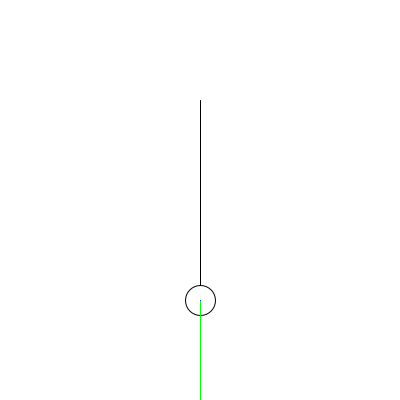
Frame 1 (no input)
Frame 60 (the mouse pressed at the canvas centre just before this capture): identical to frame 1, image omitted
Frame 120 (the mouse held since frame 60 and released just before this capture): identical to frame 1, image omitted

The Processing sketch that drew this single still picture (run headless with seeded random() and noise(); from frame 60 on, the mouse is pressed at the canvas centre):

// Processing sketch: week05_07_PVector_normalize_dot_mult
// ── week05_07_PVector_normalize_dot_mult.pde
//week05_07_PVector_normalize_dot_mult
void setup(){
  size(400,400);
}
float x=200,y=300;
void draw(){
  background(255);
  stroke(0);
  line (200,100,x,y);
  ellipse(x,y,30,30);
  stroke(255,0,0);
  line(x,y,x,y+100);
  PVector d=new PVector(x-200,y-100).normalize();
  PVector d2=new PVector(0,1);
  float g =PVector.dot(d,d2);
  d.mult(100*g);
  stroke(0,255,0);
  line(x,y,x+d.x,y+d.y);
  
  PVector N=new PVector(d.y,-d.x).normalize();
  N.mult(100*sin(acos(g)));
  stroke(0,0,255);
  line(x,y,x+N.x,y+N.y);
}
void mouseDragged(){
  x=mouseX;
  y=mouseY;
}
 
